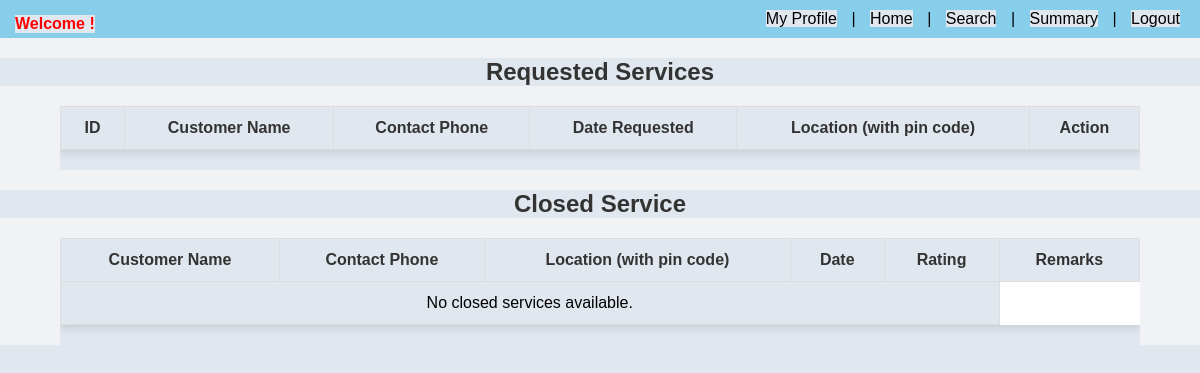
Page /prof_dashboard (signed in) on the earlier database version.
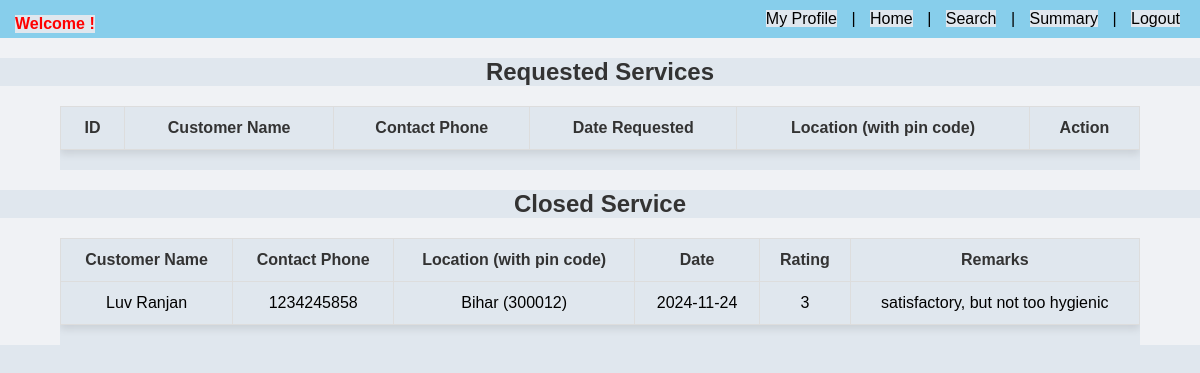
Same page on the later database version.
### backend/models.py (models this page shows)
class Service_req(db.Model):
    __tablename__="service_req"
    id=db.Column(db.Integer,primary_key=True)
    service_id=db.Column(db.Integer, db.ForeignKey("service.id"),nullable=False)
    cust_id=db.Column(db.Integer, db.ForeignKey("user_info.id"),nullable=False)
    prof_id=db.Column(db.Integer, db.ForeignKey("prof_info.id"),nullable=False)
    date_of_req=db.Column(db.DateTime,nullable=False)
    date_of_comp=db.Column(db.DateTime,nullable=True)
    status=db.Column(db.String, nullable=False, default="Pending")
    remarks = db.Column(db.String, nullable=True)
    rating = db.Column(db.Integer, nullable=True)
    service = db.relationship("Service", backref="service_req")
    customer = db.relationship("User_Info", backref="service_req")
    professional = db.relationship("Prof_Info", backref="service_req")

class User_Info(db.Model):
    __tablename__="user_info"
    id=db.Column(db.Integer,primary_key=True)
    email=db.Column(db.String,unique=True,nullable=False)
    password=db.Column(db.String,nullable=False)
    role=db.Column(db.Integer,default=1)
    full_name=db.Column(db.String,nullable=False)
    location=db.Column(db.String,nullable=False)
    pin_code=db.Column(db.Integer,nullable=False)
    user_status=db.Column(db.String,default='approved')
    phone=db.Column(db.Integer,nullable=False, unique=True)

### backend/controllers.py (the view)
@app.route("/prof_dashboard")
def prof_dashboard():
    if "user_id" in session and session.get('role') == 2:
        professional_id = session["user_id"]
        professional = Prof_Info.query.get(professional_id)
        if not professional:
            flash("Professional not found.", "error")
            return redirect(url_for("signin"))
        if professional.prof_status == 'blocked':
            return render_template(
                "blocked_message.html",
                message="Your account has been blocked. Please contact support for further assistance."
            )
        today_services = Service_req.query.filter(
            Service_req.prof_id == professional_id,
            Service_req.status == STATUS_PENDING
        ).all()
        closed_services = db.session.query(
            Service_req.id.label("service_id"),
            User_Info.full_name.label("customer_name"),
            User_Info.phone.label("customer_phone"),
            User_Info.location.label("customer_location"),
            User_Info.pin_code.label("customer_pin_code"),
            Service_req.date_of_comp.label("date_of_completion"),
            Service_req.rating.label("rating"),
            Service_req.remarks.label("remarks")
        ).join(User_Info, User_Info.id == Service_req.cust_id).filter(
            Service_req.prof_id == professional_id,
            Service_req.status == STATUS_CLOSED
        ).all()
        print(professional)  # Add a print statement to print the professional object
        return render_template(
            "prof_dash.html",
            today_services=today_services,
            closed_services=closed_services,
            professional=professional
        )
    else:
        return redirect(url_for("signin"))

### templates/prof_dash.html (shortened to what this page needs)
{% extends "prof_layout.html" %}
{% block content %}
<head>
</head>
<body>
    <h2 class="section-title">Requested Services</h2>
    <div class="table-container">
        <table class="styled-table">
            <thead>
                <tr>
                    <th>ID</th>
                    <th>Customer Name</th>
                    <th>Contact Phone</th>
                    <th>Date Requested</th>
                    <th>Location (with pin code)</th>
                    <th>Action</th>
                </tr>
            </thead>
        </table>
    </div>
    <h2 class="section-title">Closed Service</h2>
    <div class="table-container">
        <table class="styled-table">
            <thead>
                <tr>
                    <th>Customer Name</th>
                    <th>Contact Phone</th>
                    <th>Location (with pin code)</th>
                    <th>Date</th>
                    <th>Rating</th>
                    <th>Remarks</th>
                </tr>
            </thead>
            <tbody>
                {% for service in closed_services %}
                <tr>
                    <td>{{ service.customer_name }}</td>
                    <td>{{ service.customer_phone if service.customer_phone else 'N/A' }}</td>
                    <td>{{ service.customer_location }} ({{ service.customer_pin_code }})</td>
                    <td>{{ service.date_of_completion.strftime('%Y-%m-%d') if service.date_of_completion else 'N/A' }}</td>
                    <td>{{ service.rating or 'No Rating' }}</td>
                    <td>{{ service.remarks or 'No Remarks' }}</td>
                </tr>
                {% else %}
                <tr>
                    <td colspan="5">No closed services available.</td>
                </tr>
                {% endfor %}
            </tbody>
        </table>
    </div>
</body>
{% endblock %}

Differences in the rows shown:
added Service_req: customer_name "Luv Ranjan", phone "1234245858", customer_location "Bihar", customer_pin_code "300012", date_of_completion "2024-11-24", rating "3", remarks "satisfactory, but not too hygienic"
Other differences:
text no longer shown: "No closed services available."
